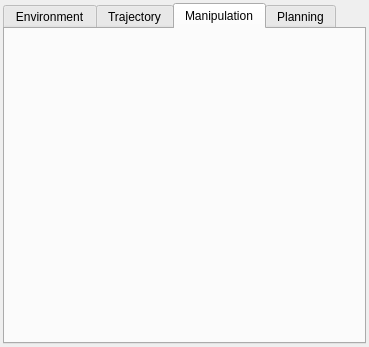
<?xml version="1.0" encoding="UTF-8"?>
<ui version="4.0">
 <class>WorkbenchWidget</class>
 <widget class="QWidget" name="WorkbenchWidget">
  <property name="geometry">
   <rect>
    <x>0</x>
    <y>0</y>
    <width>369</width>
    <height>347</height>
   </rect>
  </property>
  <property name="sizePolicy">
   <sizepolicy hsizetype="Expanding" vsizetype="Expanding">
    <horstretch>0</horstretch>
    <verstretch>0</verstretch>
   </sizepolicy>
  </property>
  <property name="windowTitle">
   <string>Form</string>
  </property>
  <layout class="QVBoxLayout" name="verticalLayout">
   <property name="sizeConstraint">
    <enum>QLayout::SetNoConstraint</enum>
   </property>
   <property name="leftMargin">
    <number>3</number>
   </property>
   <property name="topMargin">
    <number>3</number>
   </property>
   <property name="rightMargin">
    <number>3</number>
   </property>
   <property name="bottomMargin">
    <number>3</number>
   </property>
   <item>
    <widget class="QTabWidget" name="tabWidget">
     <property name="currentIndex">
      <number>2</number>
     </property>
     <widget class="QWidget" name="environment_tab">
      <property name="sizePolicy">
       <sizepolicy hsizetype="Expanding" vsizetype="Expanding">
        <horstretch>0</horstretch>
        <verstretch>0</verstretch>
       </sizepolicy>
      </property>
      <attribute name="title">
       <string>Environment</string>
      </attribute>
     </widget>
     <widget class="QWidget" name="trajectory_tab">
      <property name="sizePolicy">
       <sizepolicy hsizetype="Expanding" vsizetype="Expanding">
        <horstretch>0</horstretch>
        <verstretch>0</verstretch>
       </sizepolicy>
      </property>
      <attribute name="title">
       <string>Trajectory</string>
      </attribute>
     </widget>
     <widget class="QWidget" name="manipulation_tab">
      <property name="sizePolicy">
       <sizepolicy hsizetype="Expanding" vsizetype="Expanding">
        <horstretch>0</horstretch>
        <verstretch>0</verstretch>
       </sizepolicy>
      </property>
      <attribute name="title">
       <string>Manipulation</string>
      </attribute>
     </widget>
     <widget class="QWidget" name="planning_tab">
      <property name="sizePolicy">
       <sizepolicy hsizetype="Expanding" vsizetype="Expanding">
        <horstretch>0</horstretch>
        <verstretch>0</verstretch>
       </sizepolicy>
      </property>
      <attribute name="title">
       <string>Planning</string>
      </attribute>
     </widget>
    </widget>
   </item>
  </layout>
 </widget>
 <resources/>
 <connections/>
</ui>
